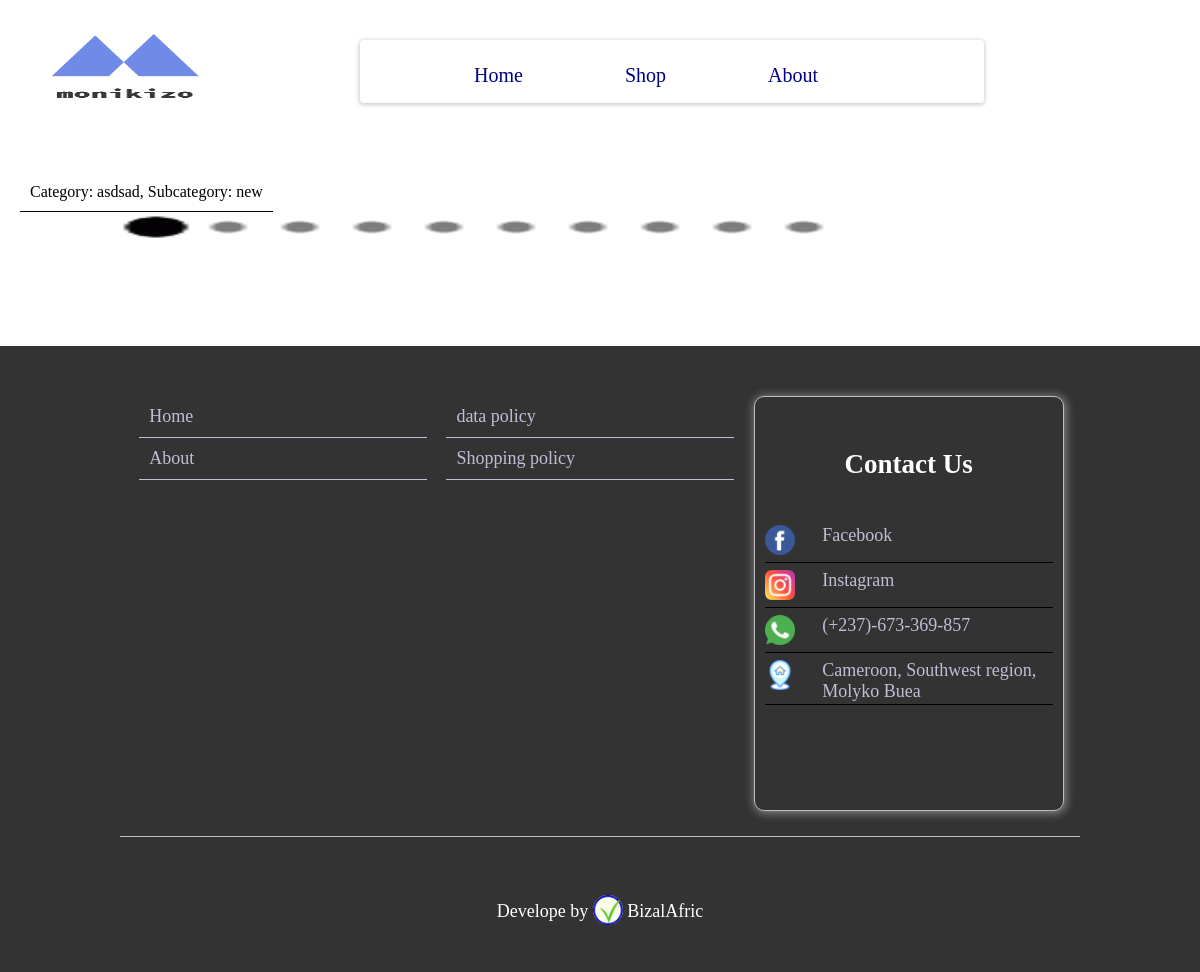
The app's page /1/1, older data.
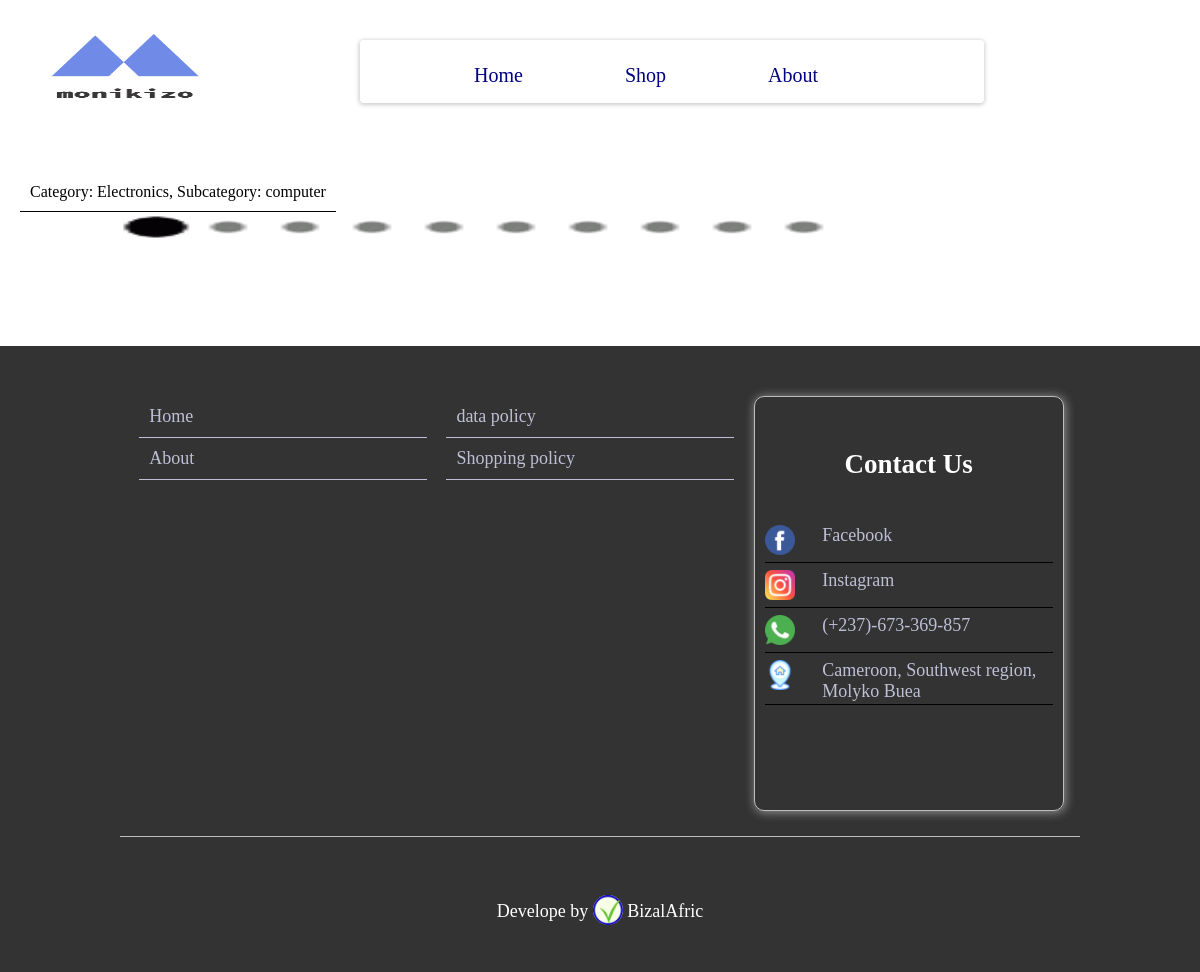
The same page, newer data.
### product/models.py (models this page shows, shortened)
class category(models.Model):
    name = models.CharField(max_length=200,null=True)

class subCategory(models.Model):
    name = models.CharField(max_length=200,null=True)
    cat  = models.ForeignKey(category,on_delete=models.CASCADE,null=True,related_name="sub_cat")

### home/views.py (the view)
# urls.py: url(r'^(?P<cat>[0-9]+)/(?P<sub>[0-9]+)$',views.productSeach,name="productSearch"),
def productSeach(request,cat,sub):
    categories = category.objects.all()
    cate= category.objects.filter(id=cat)
    title=None
    description= None
    if cate:
        cate = cate.first()
    subcate = subCategory.objects.filter(id=sub)
    if subcate:
        subcate = subcate.first()
        title ="Category:"+str(cate.name)+"Subcategory:"+str(subcate.name)
        description=" List of available products in" + "Category:"+str(cate.name)+"Subcategory:"+str(subcate.name)
    template_name="home/productSearch.html"
    context={'description':description,'title':title,'categories':categories,'subcate':subcate,'cate':cate}
    return render(request,template_name,context)

### home/templates/home/productSearch.html (shortened to what this page needs)
     {% extends 'home/base.html' %}
     {% load static %}
     {% block content %}
        <div  class="product-display">
            <div class="category-type">
            <span>Category: {{cate.name}}</span>,  <span>Subcategory: {{subcate.name}}</span>
        </div>
          <div id="productsSeach"class="product-container">
              <div class="class-loader">
                  <img src="{% static 'images/30.gif' %}" alt="ecommerce, Africa, Cameroon,">
              </div>
          </div>
          </div>
          {% endblock %}

### home/templates/home/base.html (shortened to what this page needs)
{% load static %}
<!DOCTYPE html>
<html lang="en">
    <head>
        <link href="{% static 'css/css.css'%}" rel="stylesheet">
        <link href="{% static 'css/productdetail.css'%}" rel="stylesheet">
        <link href="{% static 'css/slider.css'%}" rel="stylesheet">
       </head>
       <header>
           <div class="header">
               <div class="logo">
                   <img src="{% static 'images/logo.png' %}" alt="electronics, ecommerce, phones">
               </div>
               <div class="menu">
                   <div class="menucontainer">
                    <a href="{% url 'home:home' %}"><div class="subdiv">
                    Home
                   </div></a>
                   <div class="subdiv">
                       Shop
                </div>
                   <a href="{% url 'home:about' %}">
                   <div class="subdiv">
                       About
                   </div>
                   </a>
                </div>
               </div>
           </div>
       </header>
       <body>
           <div class="maincontainer-class">
                {% block content %}
                {% endblock %}
           </div>
           <footer>
          <nav>
              <div class="footer">
                  <div class="menu">
                      <a href="{% url 'home:home' %}">
                          <div class="sub-nav">
                              Home
                          </div>
                      </a>
                      <a href="{% url 'home:about' %}">
                            <div class="sub-nav">
                                About
                            </div>
                        </a>
                  </div>
                  <div class="menu">
                        <a href="{% url 'home:policy' %}" >
                            <div class="sub-nav">
                                data policy
                            </div>
                        </a>
                        <a href="{% url 'home:shoppingpolicy' %}">
                              <div class="sub-nav">
                                  Shopping policy
                              </div>
                          </a>
                    </div>
              <div class="contact-container">
                  <h2>Contact Us</h2>
                  <div class="subcontainer-contact">
                      <div class="icon">
                        <img src="/static/images/icons/facebook.png" alt="business, ecommerce, Cameroon, Buea, Africa">
                      </div>
                      <a href="https://www.facebook.com/kizogadgets/" target="_blank"><div class="url">
                          Facebook
                      </div></a>
                  </div>
                  <div class="subcontainer-contact">
                        <div class="icon">
                        <img src="/static/images/icons/Instagram.png" alt="business, ecommerce, Cameroon, Buea, Africa">
                        </div>
                        <a href="https://www.instagram.com/monikizo.electronics/" target="_blank"><div class="url">
                            Instagram
                        </div></a>
                    </div>
                    <div class="subcontainer-contact">
                    <div class="icon">
                    <img src="/static/images/icons/whatsapp.png" alt="business, ecommerce, Cameroon, Buea, Africa">
                    </div>
                            <a href=""><div class="url">
                                (+237)-673-369-857
                            </div></a>
                        </div>
                        <div class="subcontainer-contact">
                                <div class="icon">
                                <img src="/static/images/icons/home.png" alt="business, ecommerce, Cameroon, Buea, Africa">
                                </div>
                                        <a ><div class="url">
                                            Cameroon, Southwest region, Molyko Buea
                                        </div></a>
                                    </div>
              </div>
            </div>
            <div class="developby">
                    <a href="https://www.bizalafric.com"> Develope by  <span><img src="/static/images/brands/bizalafric.png"></span>
               <span>BizalAfric</span></a>
            </div>
          </nav>
              </footer>
      </body>

Row changes from the older to the newer data that the page shows:
changed category: name "asdsad" → "Electronics"
changed subCategory: name "new" → "computer"
